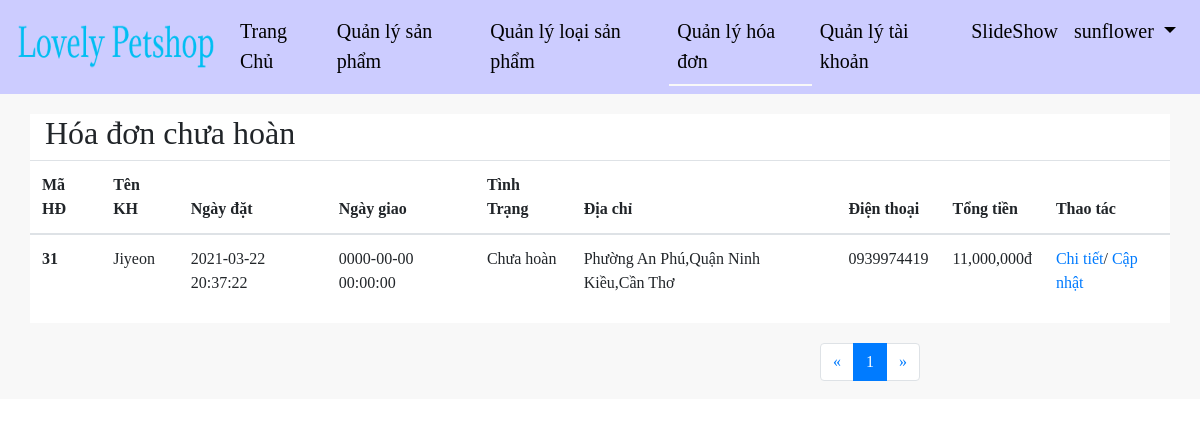
The page /application/LovePets/displayBill.php (signed in) on the database its author committed.
### tables this page shows
CREATE TABLE `orderproduct` (
  `OrderId` int(11) NOT NULL,
  `OrderDate` datetime NOT NULL DEFAULT current_timestamp(),
  `DateDelivery` datetime NOT NULL,
  `Status` varchar(200) NOT NULL,
  `AddressReceive` text NOT NULL,
  `NameLogin` varchar(200) NOT NULL,
  `Phone` varchar(200) NOT NULL,
  `Email` varchar(200) NOT NULL,
  `PayForm` varchar(200) NOT NULL,
  `totalMoney` decimal(12,2) NOT NULL
);

### application/LovePets/displayBill.php (the view, shortened to what this page needs)
<!DOCTYPE html>
<html>
    <head>
        <link rel="stylesheet" href="https://maxcdn.bootstrapcdn.com/bootstrap/4.4.1/css/bootstrap.min.css">
        <link rel="stylesheet" href="https://cdnjs.cloudflare.com/ajax/libs/font-awesome/4.7.0/css/font-awesome.min.css">
        <link rel="stylesheet" href="https://cdnjs.cloudflare.com/ajax/libs/font-awesome/4.7.0/css/font-awesome.min.css">
    </head>
    <body style="font-family: serif">
        <?php
        include 'connection.php';
        $record_per_page = 10;
        $page = '';
        if (isset($_GET['page'])) {
            $page = $_GET['page'];
        } else {
            $page = 1;
        }
        ?>
        <?php include 'menuAdmin.php'; ?>
        <div style="background-color:rgb(248,248,248);">
            <form method="post" style="padding-top:20px;padding-bottom: 20px ">
                <div class="container" style="background-color:white;">
                    <div class="row">
                        <div class="col-md-12">
                            <h2>Hóa đơn chưa hoàn</h2>
                        </div>
                    </div>
                    <div class="row">
                        <table class="table table-hover">
                            <thead>
                                <tr>
                                    <th scope="col">Mã HĐ</th>
                                    <th scope="col">Tên KH</th>
                                    <th scope="col">Ngày đặt</th>
                                    <th scope="col">Ngày giao</th>
                                    <th scope="col">Tình Trạng</th>
                                    <th scope="col">Địa chỉ</th>
                                    <th scope="col">Điện thoại</th>
                                    <th scope="col">Tổng tiền</th>
                                    <th scope="col">Thao tác</th>
                                </tr>
                            </thead>
                            <?php
                            include 'connection.php';
                            $start_from = ($page - 1) * $record_per_page;
                            $sql = "select * from orderproduct where Status='Chưa hoàn' order by OrderId DESC LIMIT $start_from,$record_per_page ";
                            $result1 = $conn->query($sql);
                            if ($result1->num_rows > 0) {
                                while ($row = $result1->fetch_array()) {
                                    $id = $row['OrderId'];
                                    $price = $row['totalMoney'];
                                    ?>
                                    <tbody>
                                        <tr>
                                            <th scope="row"><?php echo $row['OrderId']; ?></th>
                                            <td>  <?php echo $row['NameLogin']; ?></td>
                                            <td><?php echo $row['OrderDate']; ?></td>
                                            <td><?php echo $row['DateDelivery']; ?></td>
                                            <td><?php echo $row['Status']; ?></td>
                                            <td><?php echo $row['AddressReceive']; ?></td>
                                            <td><?php echo $row['Phone']; ?></td>
                                            <td><?php  echo number_format($price) . "đ"; ?></td>
                                            <td>
                                                <a  style="text-decoration: none" href="orderdetailBill.php?orderid=<?php echo $id; ?>">Chi tiết</a>/
                                                <a style="text-decoration: none" href="updateBill.php?order_id=<?php echo $id; ?>">Cập nhật</a>
                                            </td>
                                        </tr>
                                    </tbody>
        <?php
    }
} else {
    echo $conn->error;
}
?>
                        </table>
                    </div>
                </div>
            </form>
            <div class="row">
                <div class="col-md-8">
                </div>
                <div class="col-md-4">
                    <nav aria-label="Page navigation example">
                        <ul class="pagination">
<?php
$page_query = "select * from orderproduct order by OrderId DESC ";
$page_result = $conn->query($page_query);
$total_records = $page_result->num_rows;
$total_page = ceil($total_records / $record_per_page);
?>
                            <li class="page-item">
                                <a class="page-link" href="displayBill.php?page=<?php
                            if ($page == 1) {
                                echo 1;
                            } else {
                                echo ($page - 1);
                            }
?>" aria-label="Previous">
                                    <span aria-hidden="true">&laquo;</span>
                                </a>
                            </li>
<?php
for ($i = 1; $i <= $total_page; $i++) {
    ?>
                                <li class="page-item <?php
                                if ($page == $i) {
                                    echo "active";
                                }
                                ?>"><a class="page-link " href="displayBill.php?page=<?php echo $i; ?>"><?php echo $i; ?></a></li>
                            <?php } ?>
                            <li class="page-item">
                                <a class="page-link" href="displayBill.php?page=<?php echo ($page + 1); ?>" aria-label="Next">
                                    <span aria-hidden="true">&raquo;</span>
                                </a>
                            </li>
                        </ul>
                    </nav>
                </div>
            </div>
        </div>
    </body>
</html>

### application/LovePets/css/styleheader.css (style rules this page uses)
.active { border-bottom: 2px solid rgb(248,248,248); }

### rows shown on the page
orderproduct: OrderId "31", NameLogin "Jiyeon", OrderDate "2021-03-22 20:37:22", DateDelivery "0000-00-00 00:00:00", Status "Chưa hoàn", AddressReceive "Phường An Phú,Quận Ninh Kiều,Cần Thơ", Phone "0939974419", totalMoney "11,000,000"

### other values the page prints
$_SESSION['NameLogin'] "sunflower"
